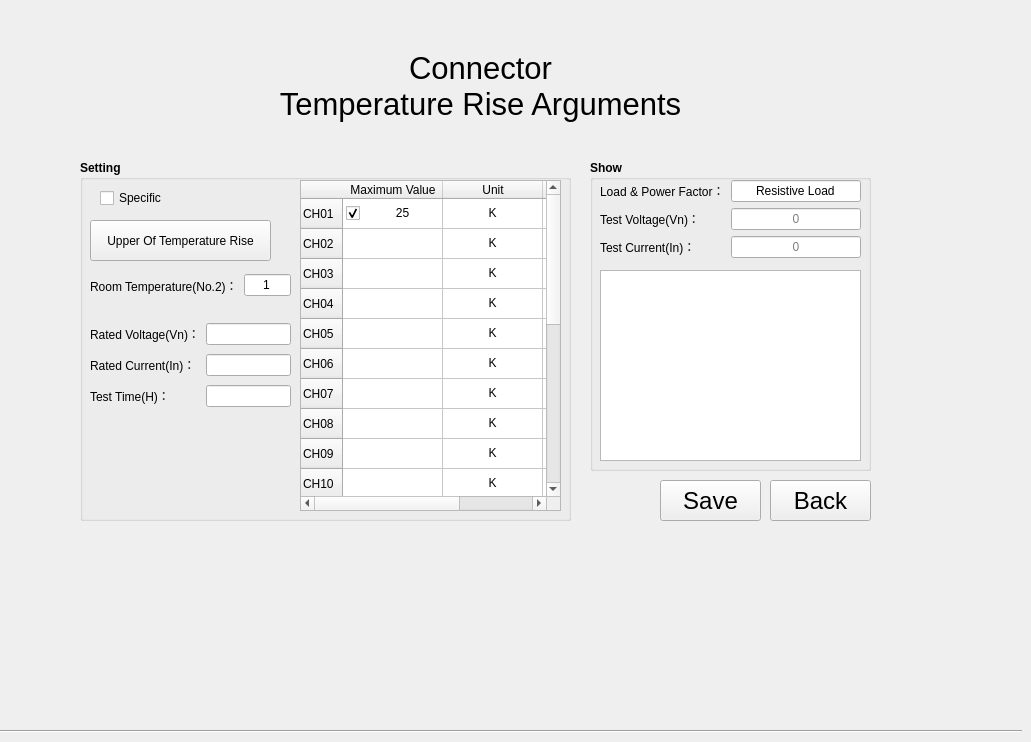
   <widget class="QWidget" name="page_2">
    <widget class="QToolButton" name="toolButton_save19_2">
     <property name="geometry">
      <rect>
       <x>660</x>
       <y>480</y>
       <width>101</width>
       <height>41</height>
      </rect>
     </property>
     <property name="font">
      <font>
       <pointsize>18</pointsize>
      </font>
     </property>
     <property name="focusPolicy">
      <enum>Qt::TabFocus</enum>
     </property>
     <property name="styleSheet">
      <string notr="true"/>
     </property>
     <property name="text">
      <string>Save</string>
     </property>
     <property name="autoRaise">
      <bool>false</bool>
     </property>
    </widget>
    <widget class="QToolButton" name="toolButton_close_23">
     <property name="geometry">
      <rect>
       <x>770</x>
       <y>480</y>
       <width>101</width>
       <height>41</height>
      </rect>
     </property>
     <property name="font">
      <font>
       <pointsize>18</pointsize>
      </font>
     </property>
     <property name="text">
      <string>Back</string>
     </property>
     <property name="autoRaise">
      <bool>false</bool>
     </property>
    </widget>
    <widget class="Line" name="line_6">
     <property name="geometry">
      <rect>
       <x>0</x>
       <y>730</y>
       <width>1022</width>
       <height>3</height>
      </rect>
     </property>
     <property name="orientation">
      <enum>Qt::Horizontal</enum>
     </property>
    </widget>
    <widget class="QLabel" name="label_8">
     <property name="geometry">
      <rect>
       <x>40</x>
       <y>40</y>
       <width>881</width>
       <height>91</height>
      </rect>
     </property>
     <property name="font">
      <font>
       <pointsize>23</pointsize>
      </font>
     </property>
     <property name="styleSheet">
      <string notr="true">background:transparent;</string>
     </property>
     <property name="text">
      <string>Connector
Temperature Rise Arguments</string>
     </property>
     <property name="alignment">
      <set>Qt::AlignCenter</set>
     </property>
    </widget>
    <widget class="QGroupBox" name="groupBox_26">
     <property name="geometry">
      <rect>
       <x>80</x>
       <y>160</y>
       <width>491</width>
       <height>361</height>
      </rect>
     </property>
     <property name="font">
      <font>
       <weight>75</weight>
       <bold>true</bold>
      </font>
     </property>
     <property name="styleSheet">
      <string notr="true">
#groupBox_login * {background-color: rgb();}</string>
     </property>
     <property name="title">
      <string>Setting</string>
     </property>
     <widget class="QWidget" name="gridLayoutWidget_6">
      <property name="geometry">
       <rect>
        <x>10</x>
        <y>160</y>
        <width>201</width>
        <height>91</height>
       </rect>
      </property>
      <layout class="QGridLayout" name="gridLayout_18">
       <item row="2" column="0">
        <widget class="QLabel" name="label_tempH_2">
         <property name="styleSheet">
          <string notr="true"/>
         </property>
         <property name="text">
          <string>Test Time(H)：</string>
         </property>
         <property name="alignment">
          <set>Qt::AlignLeading|Qt::AlignLeft|Qt::AlignVCenter</set>
         </property>
        </widget>
       </item>
       <item row="2" column="1">
        <widget class="QLineEdit" name="lineEdit_tempH_2">
         <property name="toolTip">
          <string>H</string>
         </property>
         <property name="alignment">
          <set>Qt::AlignLeading|Qt::AlignLeft|Qt::AlignVCenter</set>
         </property>
        </widget>
       </item>
       <item row="0" column="0">
        <widget class="QLabel" name="label_tempVn_2">
         <property name="styleSheet">
          <string notr="true"/>
         </property>
         <property name="text">
          <string>Rated Voltage(Vn)：</string>
         </property>
         <property name="alignment">
          <set>Qt::AlignLeading|Qt::AlignLeft|Qt::AlignVCenter</set>
         </property>
        </widget>
       </item>
       <item row="1" column="0">
        <widget class="QLabel" name="label_tempIn_2">
         <property name="styleSheet">
          <string notr="true"/>
         </property>
         <property name="text">
          <string>Rated Current(In)：</string>
         </property>
         <property name="alignment">
          <set>Qt::AlignLeading|Qt::AlignLeft|Qt::AlignVCenter</set>
         </property>
        </widget>
       </item>
       <item row="0" column="1">
        <widget class="QLineEdit" name="lineEdit_tempVn_2">
         <property name="toolTip">
          <string>130/250/440(V)</string>
         </property>
         <property name="alignment">
          <set>Qt::AlignLeading|Qt::AlignLeft|Qt::AlignVCenter</set>
         </property>
        </widget>
       </item>
       <item row="1" column="1">
        <widget class="QLineEdit" name="lineEdit_tempIn_2">
         <property name="toolTip">
          <string>0-32(A)</string>
         </property>
         <property name="alignment">
          <set>Qt::AlignLeading|Qt::AlignLeft|Qt::AlignVCenter</set>
         </property>
        </widget>
       </item>
      </layout>
     </widget>
     <widget class="QWidget" name="layoutWidget">
      <property name="geometry">
       <rect>
        <x>10</x>
        <y>110</y>
        <width>201</width>
        <height>31</height>
       </rect>
      </property>
      <layout class="QHBoxLayout" name="horizontalLayout_3">
       <item>
        <widget class="QLabel" name="label_tempIn_t_5">
         <property name="toolTip">
          <string>A</string>
         </property>
         <property name="styleSheet">
          <string notr="true"/>
         </property>
         <property name="text">
          <string>Room Temperature(No.2)：</string>
         </property>
         <property name="alignment">
          <set>Qt::AlignLeading|Qt::AlignLeft|Qt::AlignVCenter</set>
         </property>
        </widget>
       </item>
       <item>
        <widget class="QLineEdit" name="lineEdit_tempMaxValue2_2">
         <property name="toolTip">
          <string>130/250/440(V)</string>
         </property>
         <property name="text">
          <string>1</string>
         </property>
         <property name="alignment">
          <set>Qt::AlignCenter</set>
         </property>
        </widget>
       </item>
      </layout>
     </widget>
     <widget class="QToolButton" name="toolButton_tempMaxValue_2">
      <property name="geometry">
       <rect>
        <x>10</x>
        <y>60</y>
        <width>181</width>
        <height>41</height>
       </rect>
      </property>
      <property name="toolTip">
       <string>C</string>
      </property>
      <property name="styleSheet">
       <string notr="true"/>
      </property>
      <property name="text">
       <string>Upper Of Temperature Rise</string>
      </property>
      <property name="autoRaise">
       <bool>false</bool>
      </property>
     </widget>
     <widget class="QTableWidget" name="tableWidget_temp_2">
      <property name="geometry">
       <rect>
        <x>220</x>
        <y>20</y>
        <width>261</width>
        <height>331</height>
       </rect>
      </property>
      <property name="toolTip">
       <string>-270~400</string>
      </property>
      <property name="frameShape">
       <enum>QFrame::StyledPanel</enum>
      </property>
      <property name="frameShadow">
       <enum>QFrame::Sunken</enum>
      </property>
      <property name="lineWidth">
       <number>1</number>
      </property>
      <property name="midLineWidth">
       <number>0</number>
      </property>
      <property name="editTriggers">
       <set>QAbstractItemView::AnyKeyPressed|QAbstractItemView::DoubleClicked|QAbstractItemView::EditKeyPressed</set>
      </property>
      <property name="selectionMode">
       <enum>QAbstractItemView::SingleSelection</enum>
      </property>
      <property name="showGrid">
       <bool>true</bool>
      </property>
      <property name="gridStyle">
       <enum>Qt::SolidLine</enum>
      </property>
      <property name="wordWrap">
       <bool>false</bool>
      </property>
      <property name="cornerButtonEnabled">
       <bool>true</bool>
      </property>
      <property name="columnCount">
       <number>3</number>
      </property>
      <attribute name="horizontalHeaderDefaultSectionSize">
       <number>100</number>
      </attribute>
      <row>
       <property name="text">
        <string>CH01</string>
       </property>
      </row>
      <row>
       <property name="text">
        <string>CH02</string>
       </property>
      </row>
      <row>
       <property name="text">
        <string>CH03</string>
       </property>
      </row>
      <row>
       <property name="text">
        <string>CH04</string>
       </property>
      </row>
      <row>
       <property name="text">
        <string>CH05</string>
       </property>
      </row>
      <row>
       <property name="text">
        <string>CH06</string>
       </property>
      </row>
      <row>
       <property name="text">
        <string>CH07</string>
       </property>
      </row>
      <row>
       <property name="text">
        <string>CH08</string>
       </property>
      </row>
      <row>
       <property name="text">
        <string>CH09</string>
       </property>
      </row>
      <row>
       <property name="text">
        <string>CH10</string>
       </property>
      </row>
      <row>
       <property name="text">
        <string>CH101</string>
       </property>
      </row>
      <row>
       <property name="text">
        <string>CH102</string>
       </property>
      </row>
      <row>
       <property name="text">
        <string>CH103</string>
       </property>
      </row>
      <row>
       <property name="text">
        <string>CH104</string>
       </property>
      </row>
      <row>
       <property name="text">
        <string>CH105</string>
       </property>
      </row>
      <row>
       <property name="text">
        <string>CH106</string>
       </property>
      </row>
      <row>
       <property name="text">
        <string>CH107</string>
       </property>
      </row>
      <row>
       <property name="text">
        <string>CH108</string>
       </property>
      </row>
      <row>
       <property name="text">
        <string>CH109</string>
       </property>
      </row>
      <row>
       <property name="text">
        <string>CH110</string>
       </property>
      </row>
      <column>
       <property name="text">
        <string>Maximum Value</string>
       </property>
      </column>
      <column>
       <property name="text">
        <string>Unit</string>
       </property>
      </column>
      <column>
       <property name="text">
        <string>Remark</string>
       </property>
      </column>
      <item row="0" column="0">
       <property name="text">
        <string>25</string>
       </property>
       <property name="textAlignment">
        <set>AlignCenter</set>
       </property>
       <property name="checkState">
        <enum>Checked</enum>
       </property>
       <property name="flags">
        <set>ItemIsUserCheckable|ItemIsEnabled</set>
       </property>
      </item>
      <item row="0" column="1">
       <property name="text">
        <string>K</string>
       </property>
       <property name="textAlignment">
        <set>AlignCenter</set>
       </property>
       <property name="flags">
        <set>ItemIsEnabled</set>
       </property>
      </item>
      <item row="0" column="2">
       <property name="text">
        <string/>
       </property>
       <property name="flags">
        <set>ItemIsSelectable|ItemIsDragEnabled|ItemIsEnabled</set>
       </property>
      </item>
      <item row="1" column="0">
       <property name="text">
        <string/>
       </property>
       <property name="textAlignment">
        <set>AlignCenter</set>
       </property>
       <property name="checkState">
        <enum>Unchecked</enum>
       </property>
      </item>
      <item row="1" column="1">
       <property name="text">
        <string>K</string>
       </property>
       <property name="textAlignment">
        <set>AlignCenter</set>
       </property>
       <property name="flags">
        <set>ItemIsUserCheckable|ItemIsEnabled</set>
       </property>
      </item>
      <item row="1" column="2">
       <property name="text">
        <string/>
       </property>
       <property name="flags">
        <set>ItemIsSelectable|ItemIsDragEnabled|ItemIsEnabled</set>
       </property>
      </item>
      <item row="2" column="0">
       <property name="text">
        <string/>
       </property>
       <property name="textAlignment">
        <set>AlignCenter</set>
       </property>
       <property name="checkState">
        <enum>Unchecked</enum>
       </property>
      </item>
      <item row="2" column="1">
       <property name="text">
        <string>K</string>
       </property>
       <property name="textAlignment">
        <set>AlignCenter</set>
       </property>
       <property name="flags">
        <set>ItemIsUserCheckable|ItemIsEnabled</set>
       </property>
      </item>
      <item row="2" column="2">
       <property name="text">
        <string/>
       </property>
       <property name="flags">
        <set>ItemIsSelectable|ItemIsDragEnabled|ItemIsEnabled</set>
       </property>
      </item>
      <item row="3" column="0">
       <property name="text">
        <string/>
       </property>
       <property name="textAlignment">
        <set>AlignCenter</set>
       </property>
       <property name="checkState">
        <enum>Unchecked</enum>
       </property>
      </item>
      <item row="3" column="1">
       <property name="text">
        <string>K</string>
       </property>
       <property name="textAlignment">
        <set>AlignCenter</set>
       </property>
       <property name="flags">
        <set>ItemIsUserCheckable|ItemIsEnabled</set>
       </property>
      </item>
      <item row="3" column="2">
       <property name="text">
        <string/>
       </property>
       <property name="flags">
        <set>ItemIsSelectable|ItemIsDragEnabled|ItemIsEnabled</set>
       </property>
      </item>
      <item row="4" column="0">
       <property name="text">
        <string/>
       </property>
       <property name="textAlignment">
        <set>AlignCenter</set>
       </property>
       <property name="checkState">
        <enum>Unchecked</enum>
       </property>
      </item>
      <item row="4" column="1">
       <property name="text">
        <string>K</string>
       </property>
       <property name="textAlignment">
        <set>AlignCenter</set>
       </property>
       <property name="flags">
        <set>ItemIsUserCheckable|ItemIsEnabled</set>
       </property>
      </item>
      <item row="4" column="2">
       <property name="text">
        <string/>
       </property>
       <property name="flags">
        <set>ItemIsSelectable|ItemIsDragEnabled|ItemIsEnabled</set>
       </property>
      </item>
      <item row="5" column="0">
       <property name="text">
        <string/>
       </property>
       <property name="textAlignment">
        <set>AlignCenter</set>
       </property>
       <property name="checkState">
        <enum>Unchecked</enum>
       </property>
      </item>
      <item row="5" column="1">
       <property name="text">
        <string>K</string>
       </property>
       <property name="textAlignment">
        <set>AlignCenter</set>
       </property>
       <property name="flags">
        <set>ItemIsUserCheckable|ItemIsEnabled</set>
       </property>
      </item>
      <item row="5" column="2">
       <property name="text">
        <string/>
       </property>
       <property name="flags">
        <set>ItemIsSelectable|ItemIsDragEnabled|ItemIsEnabled</set>
       </property>
      </item>
      <item row="6" column="0">
       <property name="text">
        <string/>
       </property>
       <property name="textAlignment">
        <set>AlignCenter</set>
       </property>
       <property name="checkState">
        <enum>Unchecked</enum>
       </property>
      </item>
      <item row="6" column="1">
       <property name="text">
        <string>K</string>
       </property>
       <property name="textAlignment">
        <set>AlignCenter</set>
       </property>
       <property name="flags">
        <set>ItemIsUserCheckable|ItemIsEnabled</set>
       </property>
      </item>
      <item row="6" column="2">
       <property name="text">
        <string/>
       </property>
       <property name="flags">
        <set>ItemIsSelectable|ItemIsDragEnabled|ItemIsEnabled</set>
       </property>
      </item>
      <item row="7" column="0">
       <property name="text">
        <string/>
       </property>
       <property name="textAlignment">
        <set>AlignCenter</set>
       </property>
       <property name="checkState">
        <enum>Unchecked</enum>
       </property>
      </item>
      <item row="7" column="1">
       <property name="text">
        <string>K</string>
       </property>
       <property name="textAlignment">
        <set>AlignCenter</set>
       </property>
       <property name="flags">
        <set>ItemIsUserCheckable|ItemIsEnabled</set>
       </property>
      </item>
      <item row="7" column="2">
       <property name="text">
        <string/>
       </property>
       <property name="flags">
        <set>ItemIsSelectable|ItemIsDragEnabled|ItemIsEnabled</set>
       </property>
      </item>
      <item row="8" column="0">
       <property name="text">
        <string/>
       </property>
       <property name="textAlignment">
        <set>AlignCenter</set>
       </property>
       <property name="checkState">
        <enum>Unchecked</enum>
       </property>
      </item>
      <item row="8" column="1">
       <property name="text">
        <string>K</string>
       </property>
       <property name="textAlignment">
        <set>AlignCenter</set>
       </property>
       <property name="flags">
        <set>ItemIsUserCheckable|ItemIsEnabled</set>
       </property>
      </item>
      <item row="8" column="2">
       <property name="text">
        <string/>
       </property>
       <property name="flags">
        <set>ItemIsSelectable|ItemIsDragEnabled|ItemIsEnabled</set>
       </property>
      </item>
      <item row="9" column="0">
       <property name="text">
        <string/>
       </property>
       <property name="textAlignment">
        <set>AlignCenter</set>
       </property>
       <property name="checkState">
        <enum>Unchecked</enum>
       </property>
      </item>
      <item row="9" column="1">
       <property name="text">
        <string>K</string>
       </property>
       <property name="textAlignment">
        <set>AlignCenter</set>
       </property>
       <property name="flags">
        <set>ItemIsUserCheckable|ItemIsEnabled</set>
       </property>
      </item>
      <item row="9" column="2">
       <property name="text">
        <string/>
       </property>
       <property name="flags">
        <set>ItemIsSelectable|ItemIsDragEnabled|ItemIsEnabled</set>
       </property>
      </item>
      <item row="10" column="0">
       <property name="text">
        <string/>
       </property>
       <property name="textAlignment">
        <set>AlignCenter</set>
       </property>
       <property name="checkState">
        <enum>Unchecked</enum>
       </property>
      </item>
      <item row="10" column="1">
       <property name="text">
        <string>K</string>
       </property>
       <property name="textAlignment">
        <set>AlignCenter</set>
       </property>
       <property name="flags">
        <set>ItemIsUserCheckable|ItemIsEnabled</set>
       </property>
      </item>
      <item row="10" column="2">
       <property name="text">
        <string/>
       </property>
       <property name="flags">
        <set>ItemIsSelectable|ItemIsDragEnabled|ItemIsEnabled</set>
       </property>
      </item>
      <item row="11" column="0">
       <property name="text">
        <string/>
       </property>
       <property name="textAlignment">
        <set>AlignCenter</set>
       </property>
       <property name="checkState">
        <enum>Unchecked</enum>
       </property>
      </item>
      <item row="11" column="1">
       <property name="text">
        <string>K</string>
       </property>
       <property name="textAlignment">
        <set>AlignCenter</set>
       </property>
       <property name="flags">
        <set>ItemIsUserCheckable|ItemIsEnabled</set>
       </property>
      </item>
      <item row="11" column="2">
       <property name="text">
        <string/>
       </property>
       <property name="flags">
        <set>ItemIsSelectable|ItemIsDragEnabled|ItemIsEnabled</set>
       </property>
      </item>
      <item row="12" column="0">
       <property name="text">
        <string/>
       </property>
       <property name="textAlignment">
        <set>AlignCenter</set>
       </property>
       <property name="checkState">
        <enum>Unchecked</enum>
       </property>
      </item>
      <item row="12" column="1">
       <property name="text">
        <string>K</string>
       </property>
       <property name="textAlignment">
        <set>AlignCenter</set>
       </property>
       <property name="flags">
        <set>ItemIsUserCheckable|ItemIsEnabled</set>
       </property>
      </item>
      <item row="12" column="2">
       <property name="text">
        <string/>
       </property>
       <property name="flags">
        <set>ItemIsSelectable|ItemIsDragEnabled|ItemIsEnabled</set>
       </property>
      </item>
      <item row="13" column="0">
       <property name="text">
        <string/>
       </property>
       <property name="textAlignment">
        <set>AlignCenter</set>
       </property>
       <property name="checkState">
        <enum>Unchecked</enum>
       </property>
      </item>
      <item row="13" column="1">
       <property name="text">
        <string>K</string>
       </property>
       <property name="textAlignment">
        <set>AlignCenter</set>
       </property>
       <property name="flags">
        <set>ItemIsUserCheckable|ItemIsEnabled</set>
       </property>
      </item>
      <item row="13" column="2">
       <property name="text">
        <string/>
       </property>
       <property name="flags">
        <set>ItemIsSelectable|ItemIsDragEnabled|ItemIsEnabled</set>
       </property>
      </item>
      <item row="14" column="0">
       <property name="text">
        <string/>
       </property>
       <property name="textAlignment">
        <set>AlignCenter</set>
       </property>
       <property name="checkState">
        <enum>Unchecked</enum>
       </property>
      </item>
      <item row="14" column="1">
       <property name="text">
        <string>K</string>
       </property>
       <property name="textAlignment">
        <set>AlignCenter</set>
       </property>
       <property name="flags">
        <set>ItemIsUserCheckable|ItemIsEnabled</set>
       </property>
      </item>
      <item row="14" column="2">
       <property name="text">
        <string/>
       </property>
       <property name="flags">
        <set>ItemIsSelectable|ItemIsDragEnabled|ItemIsEnabled</set>
       </property>
      </item>
      <item row="15" column="0">
       <property name="text">
        <string/>
       </property>
       <property name="textAlignment">
        <set>AlignCenter</set>
       </property>
       <property name="checkState">
        <enum>Unchecked</enum>
       </property>
      </item>
      <item row="15" column="1">
       <property name="text">
        <string>K</string>
       </property>
       <property name="textAlignment">
        <set>AlignCenter</set>
       </property>
       <property name="flags">
        <set>ItemIsUserCheckable|ItemIsEnabled</set>
       </property>
      </item>
      <item row="15" column="2">
       <property name="text">
        <string/>
       </property>
       <property name="flags">
        <set>ItemIsSelectable|ItemIsDragEnabled|ItemIsEnabled</set>
       </property>
      </item>
      <item row="16" column="0">
       <property name="text">
        <string/>
       </property>
       <property name="textAlignment">
        <set>AlignCenter</set>
       </property>
       <property name="checkState">
        <enum>Unchecked</enum>
       </property>
      </item>
      <item row="16" column="1">
       <property name="text">
        <string>K</string>
       </property>
       <property name="textAlignment">
        <set>AlignCenter</set>
       </property>
       <property name="flags">
        <set>ItemIsUserCheckable|ItemIsEnabled</set>
       </property>
      </item>
      <item row="16" column="2">
       <property name="text">
        <string/>
       </property>
       <property name="flags">
        <set>ItemIsSelectable|ItemIsDragEnabled|ItemIsEnabled</set>
       </property>
      </item>
      <item row="17" column="0">
       <property name="text">
        <string/>
       </property>
       <property name="textAlignment">
        <set>AlignCenter</set>
       </property>
       <property name="checkState">
        <enum>Unchecked</enum>
       </property>
      </item>
      <item row="17" column="1">
       <property name="text">
        <string>K</string>
       </property>
       <property name="textAlignment">
        <set>AlignCenter</set>
       </property>
       <property name="flags">
        <set>ItemIsUserCheckable|ItemIsEnabled</set>
       </property>
      </item>
      <item row="17" column="2">
       <property name="text">
        <string/>
       </property>
       <property name="flags">
        <set>ItemIsSelectable|ItemIsDragEnabled|ItemIsEnabled</set>
       </property>
      </item>
      <item row="18" column="0">
       <property name="text">
        <string/>
       </property>
       <property name="textAlignment">
        <set>AlignCenter</set>
       </property>
       <property name="checkState">
        <enum>Unchecked</enum>
       </property>
      </item>
      <item row="18" column="1">
       <property name="text">
        <string>K</string>
       </property>
       <property name="textAlignment">
        <set>AlignCenter</set>
       </property>
       <property name="flags">
        <set>ItemIsUserCheckable|ItemIsEnabled</set>
       </property>
      </item>
      <item row="18" column="2">
       <property name="text">
        <string/>
       </property>
       <property name="flags">
        <set>ItemIsSelectable|ItemIsDragEnabled|ItemIsEnabled</set>
       </property>
      </item>
      <item row="19" column="0">
       <property name="text">
        <string/>
       </property>
       <property name="textAlignment">
        <set>AlignCenter</set>
       </property>
       <property name="checkState">
        <enum>Unchecked</enum>
       </property>
      </item>
      <item row="19" column="1">
       <property name="text">
        <string>K</string>
       </property>
       <property name="textAlignment">
        <set>AlignCenter</set>
       </property>
       <property name="flags">
        <set>ItemIsUserCheckable|ItemIsEnabled</set>
       </property>
      </item>
      <item row="19" column="2">
       <property name="text">
        <string/>
       </property>
       <property name="flags">
        <set>ItemIsSelectable|ItemIsDragEnabled|ItemIsEnabled</set>
       </property>
      </item>
     </widget>
     <widget class="QCheckBox" name="checkBox_temp_2">
      <property name="geometry">
       <rect>
        <x>20</x>
        <y>30</y>
        <width>101</width>
        <height>16</height>
       </rect>
      </property>
      <property name="text">
       <string>Specific</string>
      </property>
     </widget>
    </widget>
    <widget class="QGroupBox" name="groupBox_28">
     <property name="geometry">
      <rect>
       <x>590</x>
       <y>160</y>
       <width>281</width>
       <height>311</height>
      </rect>
     </property>
     <property name="font">
      <font>
       <weight>75</weight>
       <bold>true</bold>
      </font>
     </property>
     <property name="styleSheet">
      <string notr="true">
#groupBox_login * {background-color: rgb();}</string>
     </property>
     <property name="title">
      <string>Show</string>
     </property>
     <widget class="QTextEdit" name="textEdit_3">
      <property name="geometry">
       <rect>
        <x>10</x>
        <y>110</y>
        <width>261</width>
        <height>191</height>
       </rect>
      </property>
      <property name="focusPolicy">
       <enum>Qt::NoFocus</enum>
      </property>
      <property name="contextMenuPolicy">
       <enum>Qt::NoContextMenu</enum>
      </property>
      <property name="acceptDrops">
       <bool>false</bool>
      </property>
      <property name="acceptRichText">
       <bool>false</bool>
      </property>
      <property name="textInteractionFlags">
       <set>Qt::TextSelectableByKeyboard|Qt::TextSelectableByMouse</set>
      </property>
     </widget>
     <widget class="QWidget" name="gridLayoutWidget_7">
      <property name="geometry">
       <rect>
        <x>10</x>
        <y>20</y>
        <width>261</width>
        <height>81</height>
       </rect>
      </property>
      <layout class="QGridLayout" name="gridLayout_19">
       <item row="0" column="0">
        <widget class="QLabel" name="label_tempRn_2">
         <property name="styleSheet">
          <string notr="true"/>
         </property>
         <property name="text">
          <string>Load &amp; Power Factor：</string>
         </property>
         <property name="alignment">
          <set>Qt::AlignLeading|Qt::AlignLeft|Qt::AlignVCenter</set>
         </property>
        </widget>
       </item>
       <item row="1" column="0">
        <widget class="QLabel" name="label_tempVn_t_2">
         <property name="toolTip">
          <string>V</string>
         </property>
         <property name="styleSheet">
          <string notr="true"/>
         </property>
         <property name="text">
          <string>Test Voltage(Vn)：</string>
         </property>
         <property name="alignment">
          <set>Qt::AlignLeading|Qt::AlignLeft|Qt::AlignVCenter</set>
         </property>
        </widget>
       </item>
       <item row="2" column="0">
        <widget class="QLabel" name="label_tempIn_t_2">
         <property name="toolTip">
          <string>A</string>
         </property>
         <property name="styleSheet">
          <string notr="true"/>
         </property>
         <property name="text">
          <string>Test Current(In)：</string>
         </property>
         <property name="alignment">
          <set>Qt::AlignLeading|Qt::AlignLeft|Qt::AlignVCenter</set>
         </property>
        </widget>
       </item>
       <item row="0" column="1">
        <widget class="QLineEdit" name="lineEdit_tempRn_2">
         <property name="focusPolicy">
          <enum>Qt::NoFocus</enum>
         </property>
         <property name="text">
          <string>Resistive Load</string>
         </property>
         <property name="echoMode">
          <enum>QLineEdit::Normal</enum>
         </property>
         <property name="alignment">
          <set>Qt::AlignCenter</set>
         </property>
         <property name="readOnly">
          <bool>true</bool>
         </property>
        </widget>
       </item>
       <item row="1" column="1">
        <widget class="QLineEdit" name="lineEdit_tempVn_t_2">
         <property name="focusPolicy">
          <enum>Qt::ClickFocus</enum>
         </property>
         <property name="text">
          <string/>
         </property>
         <property name="alignment">
          <set>Qt::AlignCenter</set>
         </property>
         <property name="readOnly">
          <bool>true</bool>
         </property>
         <property name="placeholderText">
          <string>0</string>
         </property>
        </widget>
       </item>
       <item row="2" column="1">
        <widget class="QLineEdit" name="lineEdit_tempIn_t_2">
         <property name="focusPolicy">
          <enum>Qt::ClickFocus</enum>
         </property>
         <property name="alignment">
          <set>Qt::AlignCenter</set>
         </property>
         <property name="readOnly">
          <bool>true</bool>
         </property>
         <property name="placeholderText">
          <string>0</string>
         </property>
        </widget>
       </item>
      </layout>
     </widget>
    </widget>
   </widget>
